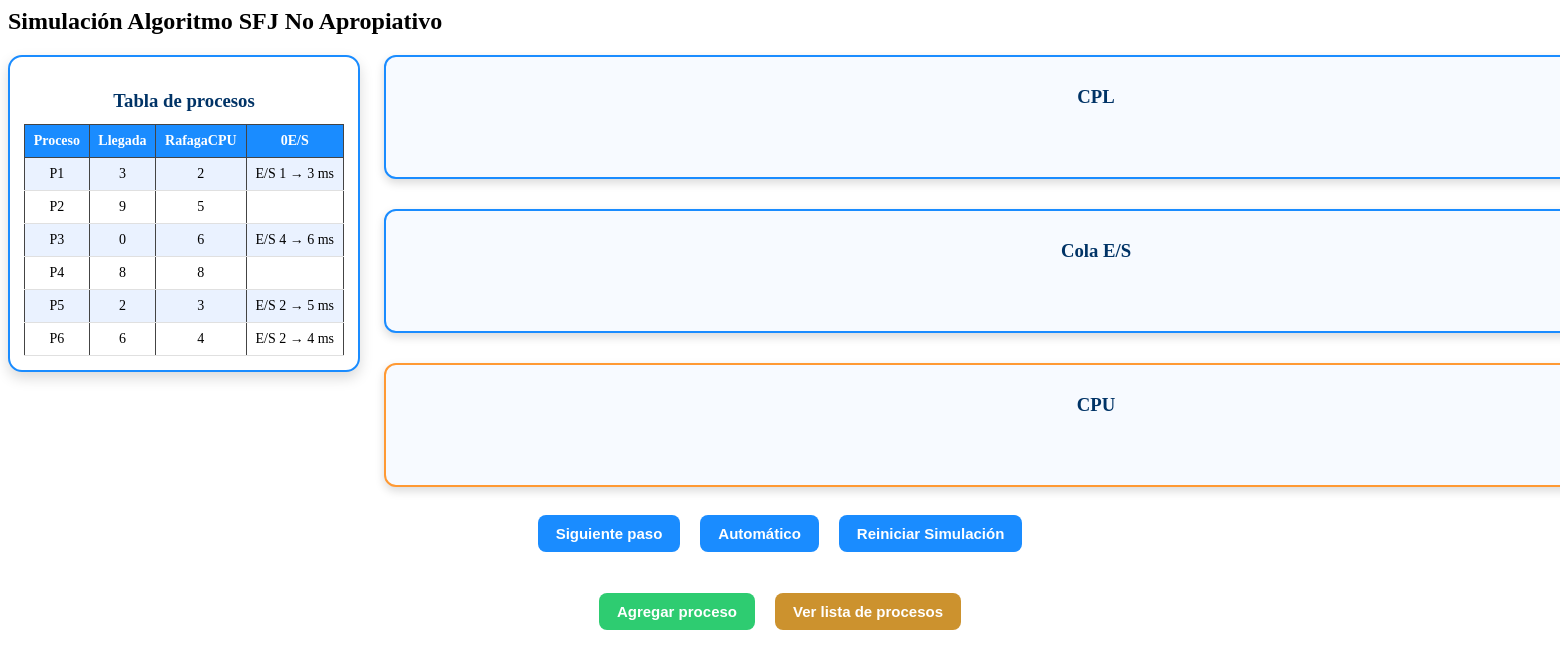
The page /simular/ on the database its author committed.
### simulador/models.py (models this page shows)
class Proceso(models.Model):
    nombre = models.CharField(max_length=10)
    tiempo_llegada = models.IntegerField()
    rafaga_cpu = models.IntegerField()
    es = models.JSONField(default=list, blank=True)

### simulador/views.py (the view)
# urls.py: path('simular/', views.simular, name='simular'),
def simular(request):
    procesos = list(Proceso.objects.all())
    gantt, cpl, ces, completados, prom_tep, prom_teje = sjf_simular(procesos)
    gantt_js = json.dumps(gantt)
    cpl_js = json.dumps(cpl)
    ces_js = json.dumps(ces)
    cpl_nombres = [p["nombre"] for p in cpl]
    ces_nombres = [p["nombre"] for p in ces]
    return render(request, "resultado.html", {
        "procesos": procesos,
        "gantt": gantt,
        "completados": completados,
        "prom_tep": prom_tep,
        "prom_teje": prom_teje,
        "cpl": cpl_nombres,
        "ces": ces_nombres,
        "gantt_js": gantt_js,
        "cpl_js": cpl_js,
        "ces_js": ces_js,
    })

### templates/resultado.html (shortened to what this page needs)
{% load static %}
<link rel="stylesheet" href="{% static 'css/resultado.css' %}">
<link rel="stylesheet" href="{% static 'css/simulacion_visual.css' %}">
<h2>Simulación Algoritmo SFJ No Apropiativo</h2>
<div class="panel">
<div class="tabla-procesos">
   <h3>Tabla de procesos</h3>
        <table>
            <tr>
                <th>Proceso</th>
                <th>Llegada</th>
                <th>RafagaCPU</th>
                <th>0E/S</th>
            </tr>
            {% for p in procesos %}
            <tr>
                <td>{{p.nombre }}</td>
                <td>{{ p.tiempo_llegada }}</td>
                <td>{{ p.rafaga_cpu }}</td>
                <td>
                   {% if p.es and p.es|length > 0 %}
                      {% for op in p.es %}
                         {% if op|length == 2 %}
                             E/S {{ op.0 }} → {{ op.1 }} ms<br>
                         {% endif %}
                      {% endfor %}
                   {% else %}
                    <i></i>
                   {% endif %}
                </td>
            </tr>
            {% endfor %}
        </table>
    </div>
<div class = "contenido">
<div class="box">
    <h3>CPL</h3>
    <div id="cplBox"></div>
</div>
<div class="box">
    <h3>Cola E/S</h3>
    <div id="cesBox"></div>
</div>
<div class="box cpu">
    <h3>CPU</h3>
    <div id="cpuBox"></div>
</div>
</div>
</div>
<div class="controls">
    <button class="btn" onclick="siguiente()">Siguiente paso</button>
    <button class="btn" onclick="auto()">Automático</button>
    <button class="btn" onclick="reiniciar()">Reiniciar Simulación</button>
</div>
<div class="final-actions">
<a href="{% url 'ingresar' %}"><button class="btn btn-run">Agregar proceso</button></a>
<a href="{% url 'lista_procesos' %}"><button class="btn btn-list">Ver lista de procesos</button></a>
</div>

### simulador/static/css/resultado.css (style rules this page uses)
table { width:100px; border-collapse:collapse; margin-top:12px; }
th,td { border:1px solid #444; padding:8px; text-align:center; }
th { background:#1a8cff; color:white; }
tr:nth-child(even) { background:#eaf2ff; }
.final-actions { text-align:center; margin-top:25px; }

### simulador/static/css/simulacion_visual.css (style rules this page uses)
.panel { display:flex; flex-direction: row; align-items: flex-start; gap:24px; margin-top:20px; }
.box { display: flex; flex-direction: column; width: 1400px; min-height: 100px; border:2px solid #1a8cff; border-radius:12px; padding:10px; background:#f7faff; box-shadow:0 4px 10px rgba(0,0,0,0.15); overflow-x: auto; }
.contenido { display: flex; flex-direction: column; gap: 30px; }
#cplBox, #cesBox, #cpuBox { display: flex; flex-direction: row; align-items: center; gap: 18px; overflow-x: auto; padding-top: 6px; }
.cpu { border-color:#ff9933; }
.box h3 { text-align:center; color:#003366; }
.controls { text-align:center; margin-top:20px; }
.btn { padding:10px 18px; margin:8px; background:#1a8cff; color:white; border:none; border-radius:8px; font-weight:bold; cursor:pointer; font-size:15px; }
.btn-run { background:#2ecc71; color:white; font-weight:bold; }
.btn-list { background: #cc922e; color:white; font-weight:bold; }
.tabla-procesos { width: 320px; background: #ffffff; border: 2px solid #1a8cff; border-radius: 14px; flex-shrink: 0; padding: 14px; box-shadow: 0 6px 14px rgba(0,0,0,0.15); position: sticky; top: 20px; }
.tabla-procesos h3 { text-align: center; margin-bottom: 10px; color: #003366; }
.tabla-procesos table { width: 100%; border-collapse: collapse; font-size: 14px; }
.tabla-procesos td { padding: 8px; text-align: center; border-bottom: 1px solid #e0e0e0; }

### rows shown on the page
Proceso: nombre "P1", tiempo_llegada "3", rafaga_cpu "2", op "1", op "3"
Proceso: nombre "P2", tiempo_llegada "9", rafaga_cpu "5"
Proceso: nombre "P3", tiempo_llegada "0", rafaga_cpu "6", op "4", op "6"
Proceso: nombre "P4", tiempo_llegada "8", rafaga_cpu "8"
Proceso: nombre "P5", tiempo_llegada "2", rafaga_cpu "3", op "2", op "5"
Proceso: nombre "P6", tiempo_llegada "6", rafaga_cpu "4", op "2", op "4"
